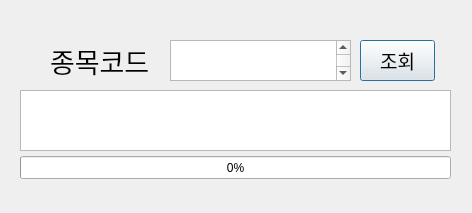
<?xml version="1.0" encoding="UTF-8"?>
<ui version="4.0">
 <class>Dialog</class>
 <widget class="QDialog" name="Dialog">
  <property name="geometry">
   <rect>
    <x>0</x>
    <y>0</y>
    <width>472</width>
    <height>213</height>
   </rect>
  </property>
  <property name="windowTitle">
   <string>Dialog</string>
  </property>
  <widget class="QTextEdit" name="textEdit">
   <property name="geometry">
    <rect>
     <x>170</x>
     <y>40</y>
     <width>181</width>
     <height>41</height>
    </rect>
   </property>
   <property name="font">
    <font>
     <family>HY중고딕</family>
     <pointsize>20</pointsize>
    </font>
   </property>
  </widget>
  <widget class="QTextBrowser" name="textBrowser">
   <property name="geometry">
    <rect>
     <x>20</x>
     <y>90</y>
     <width>431</width>
     <height>61</height>
    </rect>
   </property>
  </widget>
  <widget class="QLabel" name="label">
   <property name="geometry">
    <rect>
     <x>50</x>
     <y>40</y>
     <width>121</width>
     <height>41</height>
    </rect>
   </property>
   <property name="font">
    <font>
     <family>HY헤드라인M</family>
     <pointsize>20</pointsize>
    </font>
   </property>
   <property name="text">
    <string>종목코드</string>
   </property>
   <property name="textFormat">
    <enum>Qt::AutoText</enum>
   </property>
  </widget>
  <widget class="QProgressBar" name="progressBar">
   <property name="geometry">
    <rect>
     <x>20</x>
     <y>156</y>
     <width>431</width>
     <height>23</height>
    </rect>
   </property>
   <property name="value">
    <number>0</number>
   </property>
  </widget>
  <widget class="QPushButton" name="pushButton">
   <property name="geometry">
    <rect>
     <x>360</x>
     <y>40</y>
     <width>75</width>
     <height>41</height>
    </rect>
   </property>
   <property name="font">
    <font>
     <family>HY헤드라인M</family>
     <pointsize>14</pointsize>
    </font>
   </property>
   <property name="text">
    <string>조회</string>
   </property>
  </widget>
 </widget>
 <resources/>
 <connections/>
</ui>
